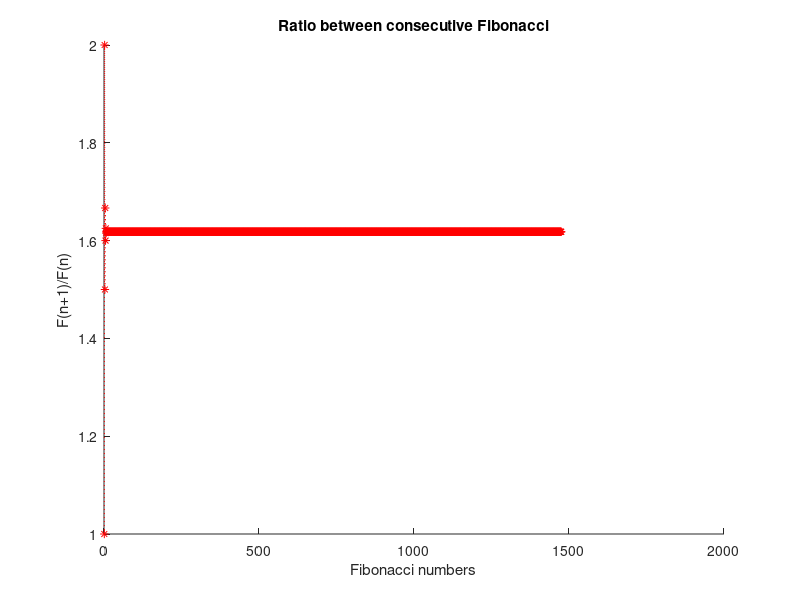

MATLAB code to generate this figure:
% Homework 4 Problem 5          February 19th
% Maksim Kotov

clear; % clear all variables from memory.
clf;  % clear all figures (graphs) from memory.
% Thanks for the intro, Pat

N=1476;  % define a parameter N which will be used later in the script to describe the size of an array

f=zeros(N,1);  % make an N-by-1 matrix called f, whose entries are all zero. 
% Later on, i'm going to store the Fibonacci numbers in here

f(1)=1; % define the first two numbers in the Fibonacci 
f(2)=1;

% initiate a FOR loop that generates all of the numbers based on the recursive definition
for i=3:N 
    f(i)=f(i-2)+f(i-1);
end

r=zeros(N-1,1); % make an (N-1)-by-1 matrix that will later on store the values of the ratio F(n+1)/F(n)
% this matrix is defined up to (N-1) because if we run it up to N, the Nth
% value would be 0 divided by F(N), since the F matrix only goes up to N
% and that way the F(N+1) is not defined

% initiate a FOR loop that calculates the values of the ratio F(n+1)/F(n)
for j=1:N-1 % define a new counter j
    r(j)=f(j+1)/f(j);   
end

goldenratio=1.6180; % store the value of the golden ratio to make it easier to call it up later

figure(1)
hold on % Keep the graph of f in the figure
% Plot horizontal asymptote. When the number N that represents the size of
% the matrix is too big, you cannot see the asymptote behind all of the
% data point. Choose N<20 to clearly see it
plot([1 N-1], [goldenratio goldenratio],'g')
plot(r, ':r*')  % plot the ratio as a function of n
title('Ratio between consecutive Fibonacci')  %The title for this plot
xlabel('Fibonacci numbers')  % the labels are pretty self-explanatory
ylabel('F(n+1)/F(n)')
hold off

d=zeros(N-1,1); % make an (N-1)-by-1 matrix that will later on store 
% the difference between the asymptote and the data points of the ratio

% initiate a FOR loop that calculates the distance between the data points
% and the asymptote
for k=1:N-1
    d(k)=goldenratio-r(k); % remove the semicolon to actually have the numbers printed out in the command window
end


% Answering the questions:

% 1) the largest number I can go up to is F(1476)=1.3070e+308.
% At N=1477 matlab prints the 1477th Fibonacci number as infinity

% 2) See the code above for the asymptote and the difference between
% the asymptote and the data points. hope that counts as an interesting
% addition

